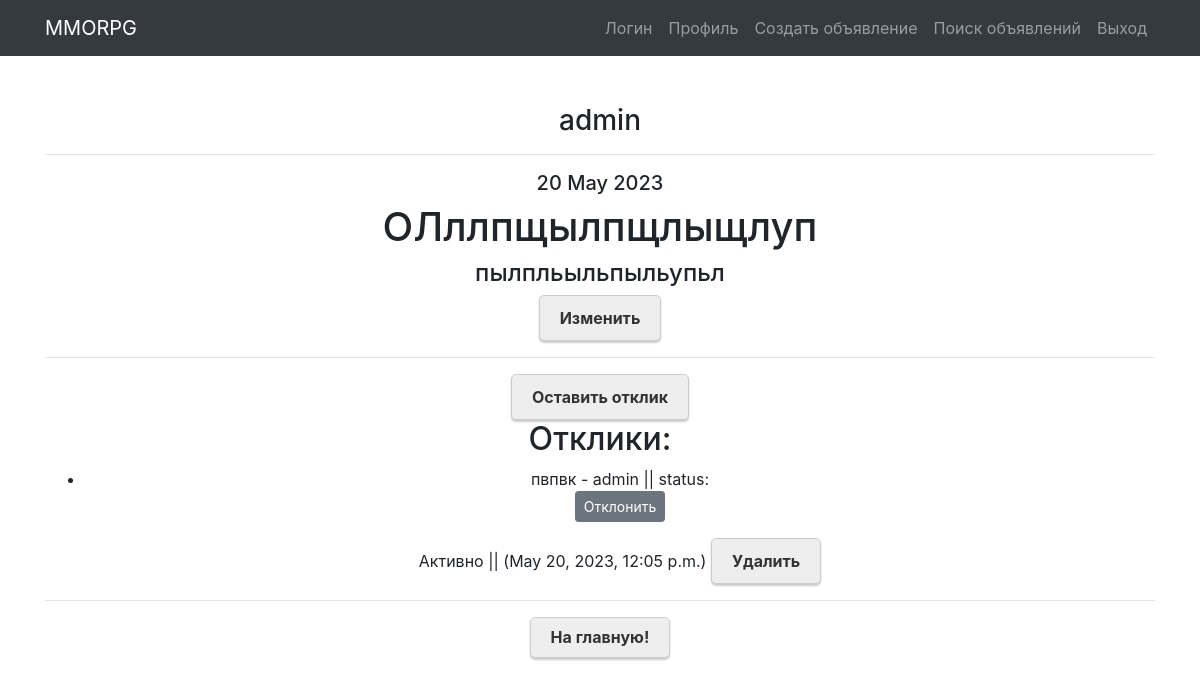
The app's page /23/ with its own data.
### appmmo/models.py (models this page shows, shortened)
class Advertisement(models.Model):
    tank = 'TK'
    heal = 'HL'
    dd = 'DD'
    trader = 'TD'
    guild_masters = 'GM'
    quest_giver = 'KG'
    blacksmith = 'BS'
    the_tanner = 'TR'
    potions_master = 'PM'
    master_of_spells = 'SP'
    CATEGORY_CHOIESES = (
        (tank, ('Танки')),
        (heal, ('Хилы')),
        (dd, ('ДД')),
        (trader, ('Торговец')),
        (guild_masters, ('Гилдмастер')),
        (quest_giver, ('Квестгивер')),
        (blacksmith, ('Кузнец')),
        (the_tanner, ('Кожевник')),
        (potions_master, ('Зельевар')),
        (master_of_spells, ('Мастер заклинаний')),
    )
    author = models.ForeignKey(User, on_delete=models.CASCADE)
    heading = models.CharField(max_length=128, help_text=('Название объявления'))
    text = models.TextField(help_text=('Это текст объявления'))
    classType = models.CharField(max_length=2, choices=CATEGORY_CHOIESES, help_text=('Тип класса'))
    image = models.ImageField(max_length=255,  upload_to=user_directory_path, null=True, blank=True)
    dateCreation = models.DateTimeField(auto_now_add=True)

class Responses(models.Model):
    advertisement = models.ForeignKey(Advertisement, related_name='responses', on_delete=models.CASCADE)
    user = models.ForeignKey(User, related_name='respuser', on_delete=models.CASCADE)
    text = models.TextField(help_text=('Поле отклика'))
    dateCreation = models.DateTimeField(auto_now_add=True)
    is_active = models.BooleanField(default=False)

### appmmo/views.py (the view)
# urls.py: path('<int:pk>/', AdvertisementDetailView.as_view(), name='advertisement_detail'),
class AdvertisementDetailView(DetailView):
    model = Advertisement
    template_name = 'AdvertisementPk.html'
    context_object_name = 'Adver'

### templates/AdvertisementPk.html (shortened to what this page needs)
{% extends 'flatpages/default.html' %}
{% block content %}
<h3>{{ Adver.author }}</h3>
<hr>
<h5>{{ Adver.dateCreation|date:'d M Y' }}</h5>
<h1>{{ Adver.heading }}</h1>
<h4>{{ Adver.text }}</h4>
<a href="{% url 'advertisement_update' Adver.pk %}" class="button">Изменить</a>
  <hr>
<a href="{% url 'response_create' Adver.pk %}" class="button">Оставить отклик</a>
<h2>Отклики:</h2>
  <ul>
    {% for response in Adver.responses.all %}
<li> {{ response.text }}  - {{ response.user }} || status:
    {% if response.is_active %}
    <p class="text-center"><a href="{% url 'response_deactive' pk=Adver.id pk_res=response.id %}" class="btn btn-secondary btn-sm"> Отклонить </a></p>
    Активно
    {% else %}
    <p class="text-center"><a href="{% url 'response_active' pk=Adver.id pk_res=response.id %}" class="btn btn-secondary btn-sm"> Принять </a></p>
    Не активно
    {% endif %} || ({{ response.dateCreation }})
        <a href="{% url 'response_delete' pk=Adver.id pk_res=response.id %}" class="button"> Удалить </a>
    {% empty %}
    <li>Тут пока нету откликов!</li>
    {% endfor %}
  </ul>
<div class="bottom">
  <hr>
  <h6><a href="/" class="button">На главную!</a></h6>
</div>
{% endblock content %}

### templates/AdvertisementPk.html (style rules this page uses)
a.button { display: inline-block; border: 1px solid #ccc; background-color: #eee; color: #333; padding: 10px 20px; text-decoration: none; font-size: 16px; font-weight: bold; border-radius: 5px; box-shadow: 0px 2px 2px #ccc; }

### records on screen
Advertisement: author "admin", dateCreation "20 May 2023", heading "ОЛллпщылпщлыщлуп", text "пылпльыльпыльупьл"
Responses: text "пвпвк", user "admin", is_active "Отклонить", dateCreation "May 20, 2023, 12:05 p.m."
